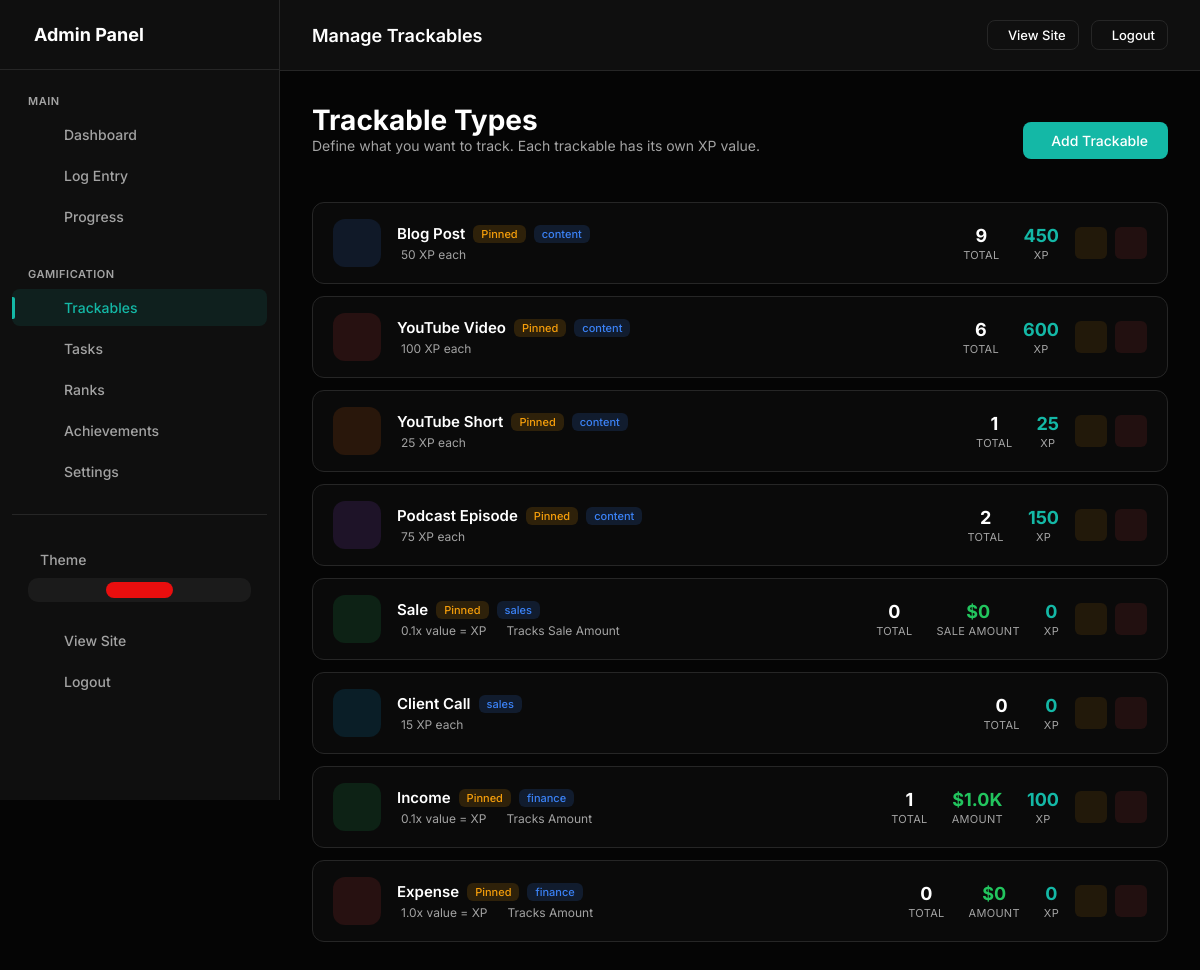
The app's page /admin/trackables (signed in) with its own data.
### models.py (models this page shows, shortened)
class UserSettings(db.Model):
    __tablename__ = 'user_settings'
    id = db.Column(db.Integer, primary_key=True)
    user_id = db.Column(db.Integer, db.ForeignKey('users.id'), nullable=False, unique=True, index=True)
    accent_color = db.Column(db.String(20), default='#e90e0e')
    points_name = db.Column(db.String(20), default='XP')  # "XP", "Points", "Coins", etc.
    points_icon = db.Column(db.String(50), default='ph-lightning')
    daily_xp_goal = db.Column(db.Integer, default=50)
    perfect_day_bonus = db.Column(db.Integer, default=50)
    perfect_week_bonus = db.Column(db.Integer, default=500)
    streak_bonus_per_day = db.Column(db.Integer, default=5)  # Extra XP per streak day
    show_xp_animations = db.Column(db.Boolean, default=True)
    dark_mode = db.Column(db.Boolean, default=True)
    compact_view = db.Column(db.Boolean, default=False)
    show_dashboard_header = db.Column(db.Boolean, default=True)
    enable_youtube_sync = db.Column(db.Boolean, default=False)
    always_show_confetti = db.Column(db.Boolean, default=False)
    created_at = db.Column(db.DateTime, default=datetime.utcnow)
    updated_at = db.Column(db.DateTime, default=datetime.utcnow, onupdate=datetime.utcnow)

class TrackableType(db.Model):
    __tablename__ = 'trackable_types'
    id = db.Column(db.Integer, primary_key=True)
    user_id = db.Column(db.Integer, db.ForeignKey('users.id'), nullable=False, index=True)
    name = db.Column(db.String(100), nullable=False)  # "Blog Post", "YouTube Short", "Sale", etc.
    slug = db.Column(db.String(100), nullable=False)  # "blog_post", "youtube_short", "sale"
    description = db.Column(db.String(500))
    category = db.Column(db.String(50), default='content')  # 'content', 'task', 'metric', 'sales', 'finance'
    xp_per_unit = db.Column(db.Integer, default=10)  # Base XP earned per item
    xp_mode = db.Column(db.String(20), default='fixed')  # 'fixed', 'value_based', 'tiered'
    xp_multiplier = db.Column(db.Float, default=1.0)
    tiers_config = db.Column(db.Text)  # JSON: [{"name": "Bronze", "min": 0, "xp": 10}, {"name": "Silver", "min": 100, "xp": 50}]
    track_value = db.Column(db.Boolean, default=False)  # Track monetary/numeric value?
    value_label = db.Column(db.String(50), default='Value')  # "Price", "Amount", "Revenue", etc.
    value_prefix = db.Column(db.String(10), default='$')  # Currency symbol or unit
    value_suffix = db.Column(db.String(10), default='')  # e.g., "hrs", "units"
    icon = db.Column(db.String(50), default='ph-star')  # Phosphor icon name
    color = db.Column(db.String(20), default='#0ea5e9')  # Hex color
    emoji = db.Column(db.String(10))  # Optional emoji
    is_countable = db.Column(db.Boolean, default=True)  # Can you count multiple?
    track_duration = db.Column(db.Boolean, default=False)  # Track time/duration?
    track_views = db.Column(db.Boolean, default=False)  # Track views?
    allows_negative = db.Column(db.Boolean, default=False)  # Allow negative values (for expenses)?
    daily_goal = db.Column(db.Integer, default=0)  # Daily target (0 = no goal)
    weekly_goal = db.Column(db.Integer, default=0)  # Weekly target
    monthly_goal = db.Column(db.Integer, default=0)  # Monthly target
    value_goal = db.Column(db.Float, default=0)  # Value-based goal (e.g., $1000 in sales)
    display_order = db.Column(db.Integer, default=0)
    is_active = db.Column(db.Boolean, default=True)
    is_pinned = db.Column(db.Boolean, default=False)  # Show on dashboard
    created_at = db.Column(db.DateTime, default=datetime.utcnow)
    updated_at = db.Column(db.DateTime, default=datetime.utcnow, onupdate=datetime.utcnow)
    expense_threshold = db.Column(db.Float, default=0) # For expense trackables: Diff between threshold and value earns XP
    entries = db.relationship('TrackableEntry', backref='trackable_type', lazy=True, cascade='all, delete-orphan')
    def get_total_count(self):
        return sum(e.count for e in self.entries)
    def get_total_value(self):
        return sum(e.value or 0 for e in self.entries)
    def calculate_xp_for_entry(self, count=1, value=0):
        if self.track_value:
            if self.category in ('sales', 'finance', 'income'):
                return int(abs(value) * (self.xp_multiplier or 1.0))
            elif (self.category == 'expense' or self.expense_threshold > 0):
                diff = max(0, self.expense_threshold - abs(value))
                return int(diff * (self.xp_multiplier or 1.0))
        if self.xp_mode == 'fixed':
            return count * self.xp_per_unit
        elif self.xp_mode == 'value_based' and value:
            return int(abs(value) * (self.xp_multiplier or 1.0))
        return count * self.xp_per_unit
    def get_total_xp(self):
        return sum(e.get_xp() for e in self.entries)

class TrackableEntry(db.Model):
    __tablename__ = 'trackable_entries'
    id = db.Column(db.Integer, primary_key=True)
    user_id = db.Column(db.Integer, db.ForeignKey('users.id'), nullable=False, index=True)
    trackable_type_id = db.Column(db.Integer, db.ForeignKey('trackable_types.id'), nullable=False, index=True)
    date = db.Column(db.Date, nullable=False, default=date.today, index=True)
    count = db.Column(db.Integer, default=1)  # How many (usually 1)
    value = db.Column(db.Float, default=0)  # Monetary or numeric value
    title = db.Column(db.String(300))  # Optional title/description
    notes = db.Column(db.Text)
    url = db.Column(db.String(500))  # Link to the content
    duration_minutes = db.Column(db.Integer, default=0)
    views = db.Column(db.Integer, default=0)
    tier_name = db.Column(db.String(50))
    allocated_condition_id = db.Column(db.Integer, db.ForeignKey('rank_conditions.id'), nullable=True)
    created_at = db.Column(db.DateTime, default=datetime.utcnow)
    updated_at = db.Column(db.DateTime, default=datetime.utcnow, onupdate=datetime.utcnow)
    def get_xp(self):
        if self.trackable_type:
            return self.trackable_type.calculate_xp_for_entry(self.count, self.value)
        return 0

### app.py (the view)
    @app.route('/admin/trackables')
    @admin_required
    def admin_trackables():
        trackables = TrackableType.query.filter_by(
            user_id=current_user.id
        ).order_by(TrackableType.display_order).all()
        return render_template('admin/trackables.html', trackables=trackables)

### templates/admin/trackables.html (shortened to what this page needs)
{% extends "admin/base.html" %}
{% block page_title %}Manage Trackables{% endblock %}
{% block content %}
<div class="page-header">
    <div>
        <h1 class="page-title">Trackable Types</h1>
        <p class="page-intro">Define what you want to track. Each trackable has its own {{ points_name }} value.</p>
    </div>
    <div class="page-actions">
        <a href="{{ url_for('admin_trackable_add') }}" class="btn btn-primary">
             Add Trackable
        </a>
    </div>
</div>
{% if trackables %}
<div class="trackables-list">
    {% for trackable in trackables %}
    <div class="trackable-row {% if not trackable.is_active %}inactive{% endif %}">
        <div class="trackable-icon-box" style="background: {{ trackable.color }}20; color: {{ trackable.color }}">
        </div>
        <div class="trackable-info">
            <div class="trackable-name">
                {{ trackable.name }}
                {% if trackable.is_pinned %}
                <span class="badge badge-pinned"> Pinned</span>
                {% endif %}
                <span class="badge badge-category">{{ trackable.category }}</span>
            </div>
            <div class="trackable-meta">
                {% if trackable.xp_mode == 'value_based' %}
                <span> {{ trackable.xp_multiplier }}x value = XP</span>
                {% else %}
                <span> {{ trackable.xp_per_unit }} {{ points_name }} each</span>
                {% endif %}
                {% if trackable.track_value %}
                <span> Tracks {{ trackable.value_label }}</span>
                {% endif %}
            </div>
        </div>
        <div class="trackable-stats">
            <div class="stat-item">
                <div class="stat-item-value">{{ trackable.get_total_count() }}</div>
                <div class="stat-item-label">Total</div>
            </div>
            {% if trackable.track_value %}
            <div class="stat-item">
                <div class="stat-item-value" style="color: #22c55e">{{ trackable.value_prefix }}{{
                    trackable.get_total_value()|format_number }}</div>
                <div class="stat-item-label">{{ trackable.value_label }}</div>
            </div>
            {% endif %}
            <div class="stat-item">
                <div class="stat-item-value" style="color: var(--accent)">{{ trackable.get_total_xp()|format_number }}
                </div>
                <div class="stat-item-label">{{ points_name }}</div>
            </div>
        </div>
        <div class="trackable-actions">
            <a href="{{ url_for('admin_trackable_edit', id=trackable.id) }}" class="action-btn edit" title="Edit">
            </a>
            <form action="{{ url_for('admin_trackable_delete', id=trackable.id) }}" method="post"
                onsubmit="return confirmDelete(this, 'Trackable')" style="display: inline;">
                <button type="submit" class="action-btn delete" title="Delete">
                </button>
            </form>
        </div>
    </div>
    {% endfor %}
</div>
{% endif %}
{% endblock %}

### templates/admin/base.html (style rules this page uses)
:root, [data-theme="dark"] { --bg-body: #050505; --bg-card: #0f0f0f; --bg-card-hover: #141414; --border: #262626; --accent: #e90e0e; --accent-rgb: 233, 14, 14; --accent-hover: #c70202; --text-main: #ffffff; --text-muted: #a3a3a3; --font-sans: 'Inter', sans-serif; --font-mono: 'JetBrains Mono', monospace; --success: #10b981; --warning: #f59e0b; --danger: #ef4444; }
* { margin: 0; padding: 0; box-sizing: border-box; }
body { background-color: var(--bg-body); color: var(--text-main); font-family: var(--font-sans); overflow-x: hidden; -webkit-font-smoothing: antialiased; min-height: 100vh; }
a { text-decoration: none; color: inherit; transition: 0.3s; }
button { border: none; background: none; cursor: pointer; font-family: inherit; }
.page-header { display: flex; justify-content: space-between; align-items: center; margin-bottom: 24px; flex-wrap: wrap; gap: 16px; }
.page-title { font-size: 28px; font-weight: 700; }
.page-actions { display: flex; gap: 12px; align-items: center; }
.action-btn { width: 32px; height: 32px; border-radius: 6px; display: flex; align-items: center; justify-content: center; transition: all 0.2s; cursor: pointer; border: 1px solid transparent; }
.action-btn.edit { background: rgba(245, 158, 11, 0.1); color: #f59e0b; }
.action-btn.delete { background: rgba(239, 68, 68, 0.1); color: #ef4444; }
.btn { padding: 10px 20px; border-radius: 8px; font-size: 14px; font-weight: 500; transition: all 0.3s ease; display: inline-flex; align-items: center; gap: 8px; cursor: pointer; border: none; }
.btn-primary { background: var(--accent); color: #fff; }

### templates/admin/trackables.html (style rules this page uses)
.page-intro { margin-bottom: 24px; color: var(--text-muted); font-size: 14px; }
.trackables-list { display: flex; flex-direction: column; gap: 12px; }
.trackable-row { background: rgba(255, 255, 255, 0.02); border: 1px solid var(--border); border-radius: 12px; padding: 16px 20px; display: flex; align-items: center; gap: 16px; transition: all 0.2s; }
.trackable-icon-box { width: 48px; height: 48px; border-radius: 12px; display: flex; align-items: center; justify-content: center; font-size: 24px; flex-shrink: 0; }
.trackable-info { flex: 1; min-width: 0; }
.trackable-name { font-weight: 600; font-size: 15px; margin-bottom: 4px; display: flex; align-items: center; gap: 8px; }
.trackable-meta { font-size: 12px; color: var(--text-muted); display: flex; gap: 16px; flex-wrap: wrap; }
.trackable-meta span { display: flex; align-items: center; gap: 4px; }
.trackable-stats { display: flex; gap: 24px; text-align: center; }
.stat-item { display: flex; flex-direction: column; gap: 2px; }
.stat-item-value { font-size: 18px; font-weight: 700; }
.stat-item-label { font-size: 11px; color: var(--text-muted); text-transform: uppercase; letter-spacing: 0.3px; }
.trackable-actions { display: flex; gap: 8px; }
.badge { padding: 2px 8px; border-radius: 6px; font-size: 11px; font-weight: 500; }
.badge-pinned { background: rgba(245, 158, 11, 0.15); color: #f59e0b; }
.badge-category { background: rgba(59, 130, 246, 0.15); color: #3b82f6; }

### records on screen
UserSettings: points_name "XP"
TrackableType: name "Blog Post", is_pinned "Pinned", category "content", xp_per_unit "50", get_total_count "9", get_total_xp "450"
TrackableType: name "YouTube Video", is_pinned "Pinned", category "content", xp_per_unit "100", get_total_count "6", get_total_xp "600"
TrackableType: name "YouTube Short", is_pinned "Pinned", category "content", xp_per_unit "25", get_total_count "1", get_total_xp "25"
TrackableType: name "Podcast Episode", is_pinned "Pinned", category "content", xp_per_unit "75", get_total_count "2", get_total_xp "150"
TrackableType: name "Sale", is_pinned "Pinned", category "sales", xp_multiplier "0.1", value_label "Sale Amount", get_total_count "0", value_prefix "$", get_total_value "0", value_label "SALE AMOUNT", get_total_xp "0"
TrackableType: name "Client Call", category "sales", xp_per_unit "15", get_total_count "0", get_total_xp "0"
TrackableType: name "Income", is_pinned "Pinned", category "finance", xp_multiplier "0.1", value_label "Amount", get_total_count "1", value_prefix "$", get_total_value "1.0K", value_label "AMOUNT", get_total_xp "100"
TrackableType: name "Expense", is_pinned "Pinned", category "finance", xp_multiplier "1.0", value_label "Amount", get_total_count "0", value_prefix "$", get_total_value "0", value_label "AMOUNT", get_total_xp "0"
